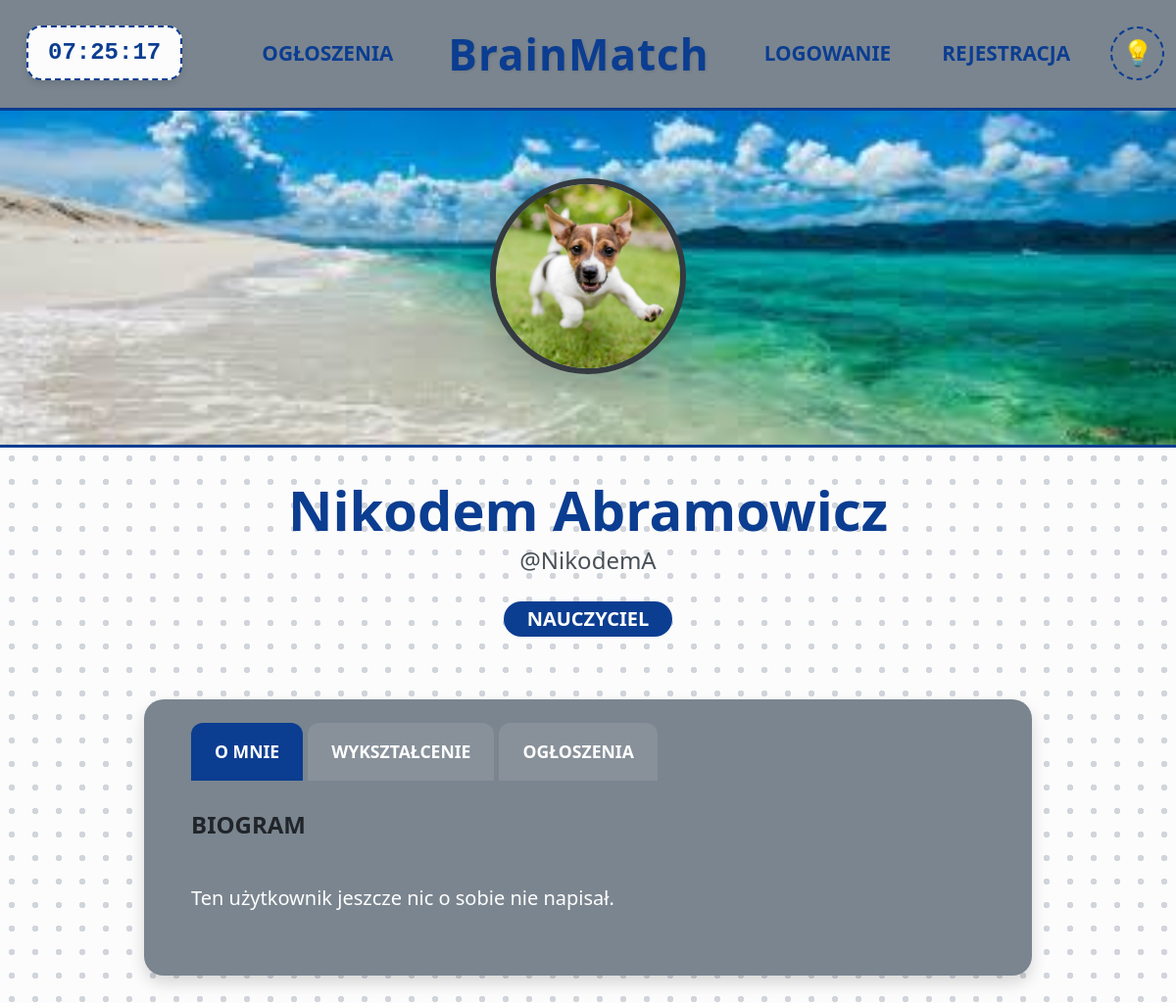
Before: /profile/NikodemA with the older database file.
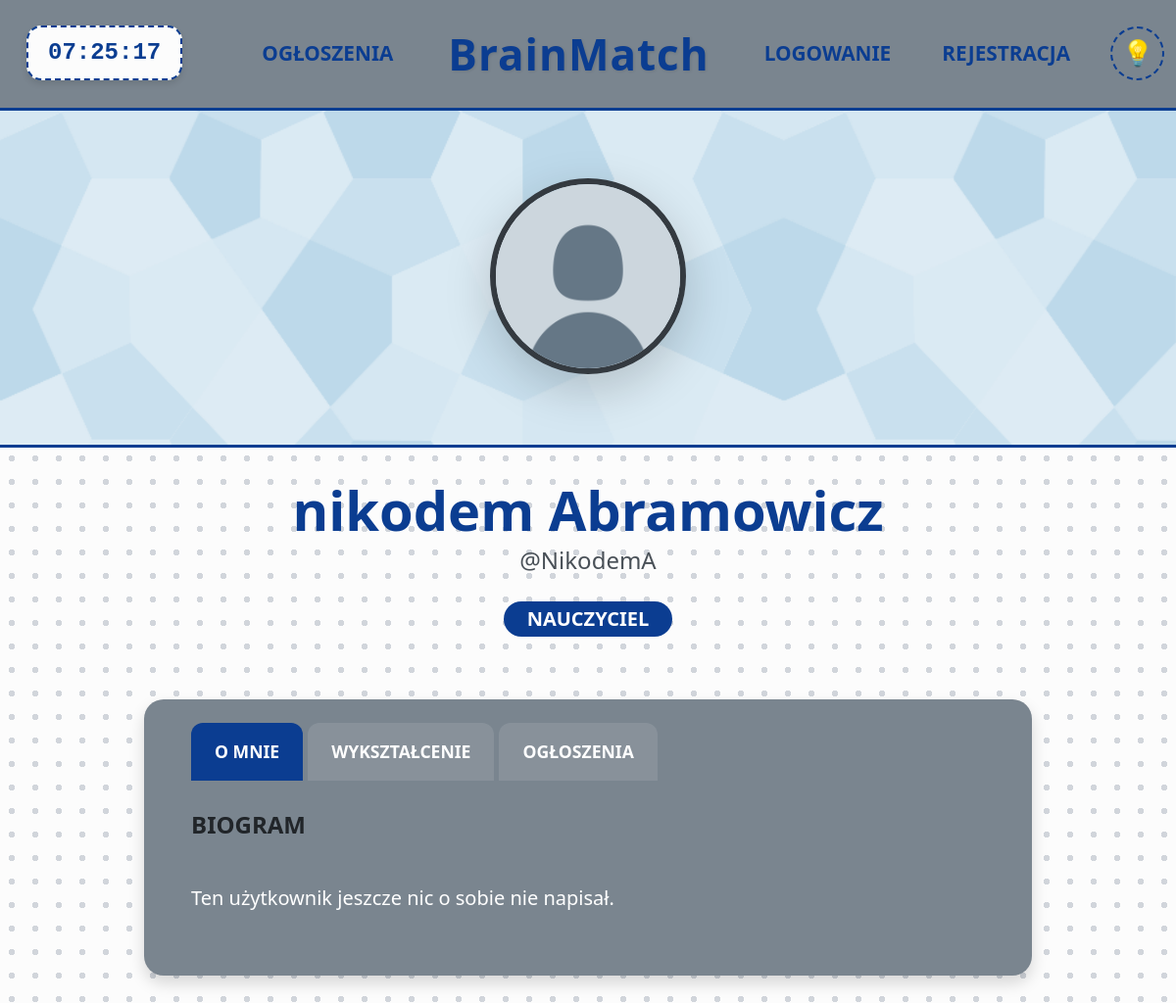
After: the same page with the newer database file.
### app/models.py (models this page shows, shortened)
class User(db.Model, UserMixin):
    id = db.Column(db.Integer, primary_key=True)
    username = db.Column(db.String(20), unique=True, nullable=False)
    email = db.Column(db.String(120), unique=True, nullable=False)
    password_hash = db.Column(db.String(128), nullable=False) #wergzueg
    role = db.Column(db.String(10), nullable=False, default='student')
    profile_pic = db.Column(db.String(20), nullable=False, default='default_profile.jpg')
    cover_pic = db.Column(db.String(20), nullable=False, default='default_cover.jpg')
    bio = db.Column(db.Text, nullable=True)
    first_name = db.Column(db.String(50), nullable=True)
    last_name = db.Column(db.String(50), nullable=True)
    education = db.Column(db.Text, nullable=True)
    ads = db.relationship('Ad', backref='author', lazy=True)
    messages_sent = db.relationship('Message', foreign_keys='Message.sender_id', backref='author', lazy='dynamic')
    messages_received = db.relationship('Message', foreign_keys='Message.recipient_id', backref='recipient', lazy='dynamic')

### app/main.py (the view)
@main.route('/profile/<string:username>')
def view_profile(username):
    user = User.query.filter_by(username=username).first_or_404()
    user_ads = Ad.query.filter_by(author=user).order_by(Ad.date_posted.desc()).all()
    return render_template('public_profile.html', user=user, ads=user_ads, title=f"Profil {user.username}")

### app/templates/public_profile.html (shortened to what the changed rows need)
{% extends "base.html" %}
{% block fluid_content %}
    <div class="position-relative"
         style="width: 100vw; height: 350px; background: url('{{ url_for('static', filename='cover_pics/' + user.cover_pic) }}') center/cover no-repeat; margin-top: -3px; z-index: 10;">
        <div class="position-absolute bottom-0 start-0 w-100" style="height: 3px; background-color: var(--main-accent); transition: background-color 0.3s ease;"></div>
        <div class="position-absolute top-50 start-50 translate-middle">
            <img src="{{ url_for('static', filename='profile_pics/' + user.profile_pic) }}"
                 class="rounded-circle shadow-lg"
                 style="width: 200px; height: 200px; object-fit: cover; border: 6px solid #343a40;">
        </div>
    </div>
{% endblock %}
{% block content %}
<div class="container mb-5" style="margin-top: 30px;">
    <div class="text-center mb-5">
        {% if user.first_name and user.last_name %}
            <h1 class="fw-bold mb-0" style="color: var(--main-accent); font-size: 3.5rem; transition: color 0.3s ease;">{{ user.first_name }} {{ user.last_name }}</h1>
            <p class="fs-4" style="color: #495057;">@{{ user.username }}</p>
        {% else %}
            <h1 class="fw-bold mb-0" style="color: var(--main-accent); font-size: 3.5rem; transition: color 0.3s ease;">{{ user.username | upper }}</h1>
        {% endif %}
        <p class="badge fs-5 px-4 py-2 mt-2" style="border-radius: 20px; background-color: var(--main-accent) !important; color: var(--text-on-accent) !important;">
            {{ 'NAUCZYCIEL' if user.role == 'teacher' else 'UCZEŃ' }}
        </p>
    </div>
</div>
{% endblock %}

Changed rows visible on the page:
no longer on this page (row edited): User: cover_pic (picture), profile_pic (picture), first_name "Nikodem", last_name "Abramowicz", username "NikodemA", role "NAUCZYCIEL"
now on this page (row edited): User: cover_pic (placeholder picture), profile_pic (placeholder picture), first_name "nikodem", last_name "Abramowicz", username "NikodemA", role "NAUCZYCIEL"
